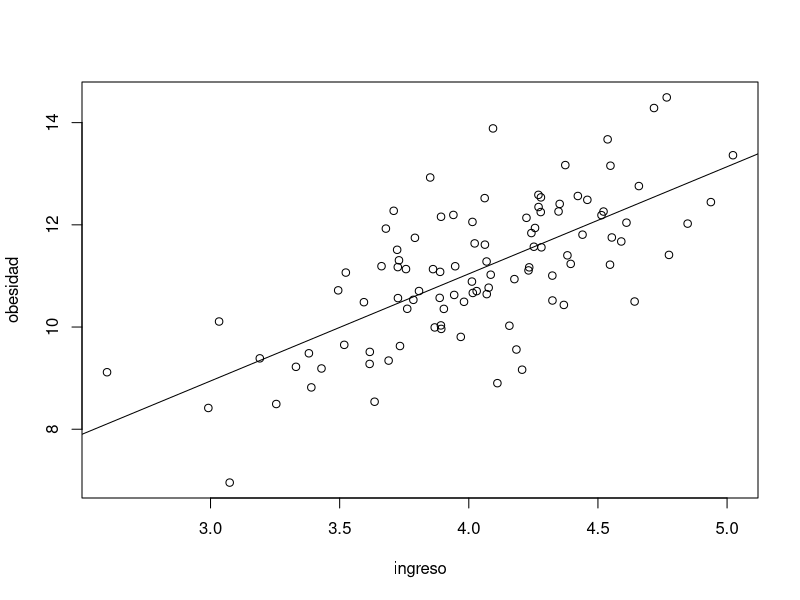

R code for this plot:
a <- c(2, 3, 4)
b <- "Hello"
x <- rnorm(100, 4, 0.5)
y <- 3 + 2*x + rnorm(100, 0, 1)
pdf("grafica.pdf")
plot(x, y, xlab = "ingreso", ylab = "obesidad")
abline(lm(y ~ x))
dev.off()
modelo <- lm(y ~ x)
summary(modelo)
